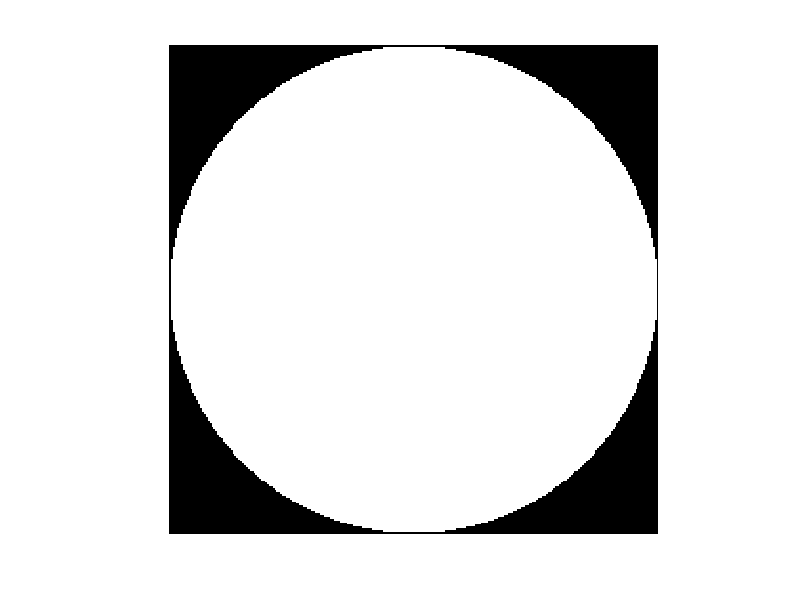

Reproduce this figure in MATLAB. (Note: this script raises an error after producing the figure.)
% -----------------------------------------------------------------------
% This file is part of the ASTRA Toolbox
% 
% Copyright: 2010-2021, imec Vision Lab, University of Antwerp
%            2014-2021, CWI, Amsterdam
% License: Open Source under GPLv3
% Contact: astra@astra-toolbox.com
% Website: http://www.astra-toolbox.com/
% -----------------------------------------------------------------------


% In this example we will create a reconstruction in a circular region,
% instead of the usual rectangle.

% This is done by placing a circular mask on the square reconstruction volume:

c = -127.5:127.5;
[x y] = meshgrid(-127.5:127.5,-127.5:127.5);
mask = (x.^2 + y.^2 < 127.5^2);

figure(1); imshow(mask, []);


vol_geom = astra_create_vol_geom(256, 256);
proj_geom = astra_create_proj_geom('parallel', 1.0, 384, linspace2(0,pi,50));

% As before, create a sinogram from a phantom
P = phantom(256);
[sinogram_id, sinogram] = astra_create_sino_gpu(P, proj_geom, vol_geom);
figure(2); imshow(P, []);
figure(3); imshow(sinogram, []);

% Create a data object for the reconstruction
rec_id = astra_mex_data2d('create', '-vol', vol_geom);

% Create a data object for the mask
mask_id = astra_mex_data2d('create', '-vol', vol_geom, mask);

% Set up the parameters for a reconstruction algorithm using the GPU
cfg = astra_struct('SIRT_CUDA');
cfg.ReconstructionDataId = rec_id;
cfg.ProjectionDataId = sinogram_id;
cfg.option.ReconstructionMaskId = mask_id;

% Create the algorithm object from the configuration structure
alg_id = astra_mex_algorithm('create', cfg);

% Run 150 iterations of the algorithm
astra_mex_algorithm('iterate', alg_id, 150);

% Get the result
rec = astra_mex_data2d('get', rec_id);
figure(4); imshow(rec, []);

% Clean up. Note that GPU memory is tied up in the algorithm object,
% and main RAM in the data objects.
astra_mex_algorithm('delete', alg_id);
astra_mex_data2d('delete', mask_id);
astra_mex_data2d('delete', rec_id);
astra_mex_data2d('delete', sinogram_id);
